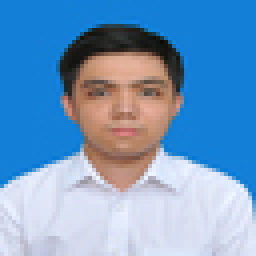
#> input picture datasets/HQ_face/00001.jpg, 64 x 64 px (shown 4 times larger)
$ python add_noise.py
#> lines starting #> are read from the running program, lines starting #| are printed output that depends on the picture
import os
import argparse
from PIL import Image
import numpy as np

def remove_noise(args):
    image = Image.open(args.input_dir).convert("RGB")
#> image is the input picture: PIL image 64x64 RGB; mean R, G, B 112.3, 154.5, 195.4
    image_np = np.array(image).astype(np.float32)
    normalized = False
    if image_np.max() > 1.0:
        image_np /= 255.0
        normalized = True
    noise = np.random.normal(args.mean, args.std, image_np.shape)
    noisy_image_np = image_np + noise
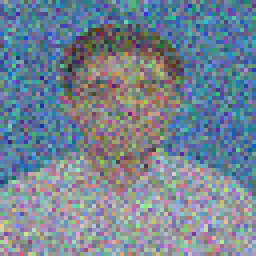
#> noisy_image_np: shape (64, 64, 3) float64 (shown 4 times larger); mean R, G, B 0.433, 0.6, 0.765; drawn with min black and max white
    noisy_image_np = np.clip(noisy_image_np, 0.0, 1.0)
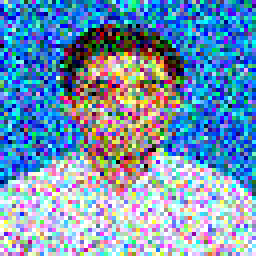
#> noisy_image_np: shape (64, 64, 3) float64 (shown 4 times larger); mean R, G, B 0.451, 0.582, 0.715
    if normalized:
        noisy_image_np *= 255.0
    noisy_image_np = noisy_image_np.astype(np.uint8)
    noisy_image = Image.fromarray(noisy_image_np)
    output_dir = os.path.join(args.output_dir, os.path.basename(args.input_dir))
    noisy_image.save(output_dir)
    noisy_image.show()
    print('Saved noise image to:', output_dir)

if __name__ == '__main__':
    parser = argparse.ArgumentParser()
    parser.add_argument('--input_dir', type=str, default='datasets/HQ_face/00001.jpg')
    parser.add_argument('--output_dir', type=str, default='datasets/LQ_face')
    parser.add_argument('--mean', type=float, default=0.0)
    parser.add_argument('--std', type=float, default=0.3)
    args = parser.parse_args()

    print('Adding noise for image:', args.input_dir)
    if not os.path.exists(args.output_dir):
        os.makedirs(args.output_dir)
    remove_noise(args)
